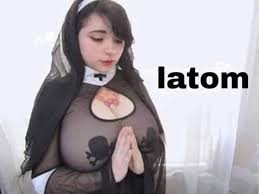
#> input picture Day 3/Saved.png, 259 x 194 px, given in place of the camera
$ python faceRecognition.py
#> lines starting #> are read from the running program, lines starting #| are printed output that depends on the picture; after the words box and inside, x2 and y2 are one past the last pixel; in counts of white or black regions, pixels touching at a corner belong together
import cv2
import os
# import time

dataset = "dataset"
name = "allFaces"

if not os.path.isdir(dataset):
    os.mkdir(dataset)
pathn = os.path.join(dataset, name)
if not os.path.isdir(pathn):
    os.mkdir(pathn)

(width, height) = (130, 100)
alg = "haarcascade_frontalface_default.xml"
haar = cv2.CascadeClassifier(alg)
cam = cv2.VideoCapture(1)
count = 1

while count < 31:
    _,img = cam.read()
#> img is the input picture: shape (194, 259, 3); mean B, G, R 173.1, 167, 172.6
    gray = cv2.cvtColor(img, cv2.COLOR_BGR2GRAY)
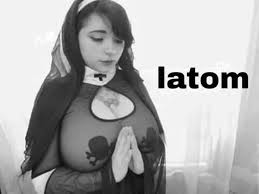
#> gray: shape (194, 259); min 0, max 255, mean 169.3
    face = haar.detectMultiScale(gray, 1.3, 4)
#> face = [[76, 14, 62, 62]]
    for(x,y,w,h) in face:
        cv2.rectangle(img, (x,y), (x+w, y+h), (0,0, 255), 2)
        faceOnly = gray[y:y+h, x:x+w]
        resized = cv2.resize(faceOnly, (width, height))
        filename = f"{pathn}/test{count}.jpg"
        cv2.imwrite(filename, resized)
        count += 1
#> this loop made 1 pass
#> (x, y, w, h, filename, count) on pass 1: (76, 14, 62, 62, 'dataset/allFaces/test1.jpg', 2)
#> pass 1, `faceOnly = gray[y:y+h, x:x+w]`:
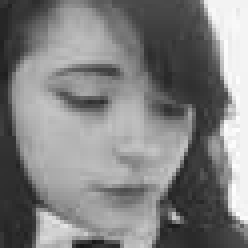
#> faceOnly: shape (62, 62) (shown 4 times larger); min 23, max 254, mean 128.5
#> pass 1, `resized = cv2.resize(faceOnly, (width, height))`:
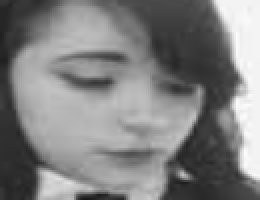
#> resized: shape (100, 130) (shown 2 times larger); min 24, max 252, mean 128.4
#> after the loop:
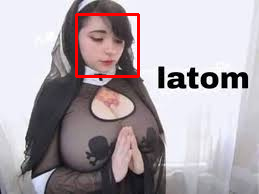
#> img: shape (194, 259, 3); 1.47% of pixels changed, all inside (x1, y1, x2, y2) = (75, 13, 140, 78)
#> after the loop, count = 2
        # time.sleep(1.5)
    cv2.imshow("Face Recognition", img)
    key = cv2.waitKey(1)
#> (key q is pressed here)
    if key == ord("q"):
        break
cam.release()
cv2.destroyAllWindows()

$ run again, on Day 3/jkl.png
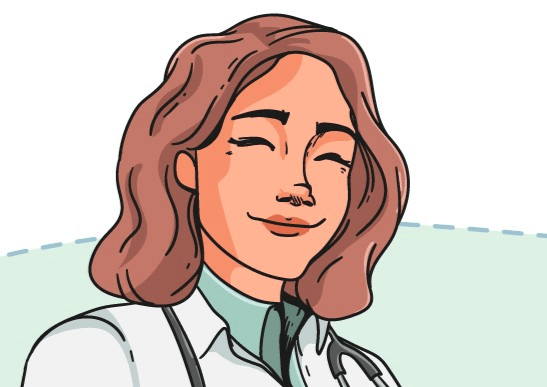
#> input picture Day 3/jkl.png, 547 x 387 px, given in place of the camera
#> img is the input picture: shape (387, 547, 3); mean B, G, R 189.1, 197.5, 214.6
#> face = [[192, 68, 196, 196]]
#> the loop `for(x,y,w,h) in face:` made 1 pass
#> (x, y, w, h, filename, count) on pass 1: (192, 68, 196, 196, 'dataset/allFaces/test1.jpg', 2)
#> pass 1, `resized = cv2.resize(faceOnly, (width, height))`:
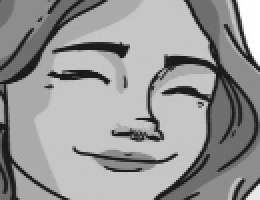
#> resized: shape (100, 130) (shown 2 times larger); min 20, max 255, mean 151.3
#> after the loop `for(x,y,w,h) in face:`:
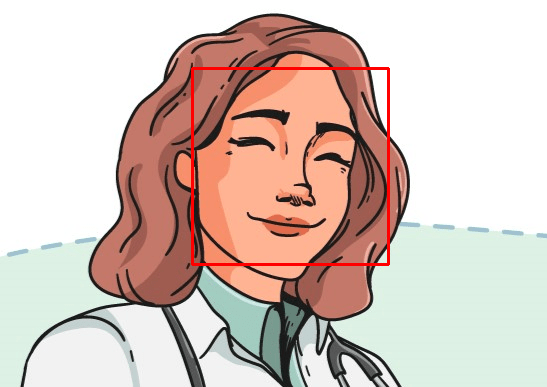
#> img: shape (387, 547, 3); 1.11% of pixels changed, all inside (x1, y1, x2, y2) = (191, 67, 390, 266)
#> after the loop `for(x,y,w,h) in face:`: count = 2
